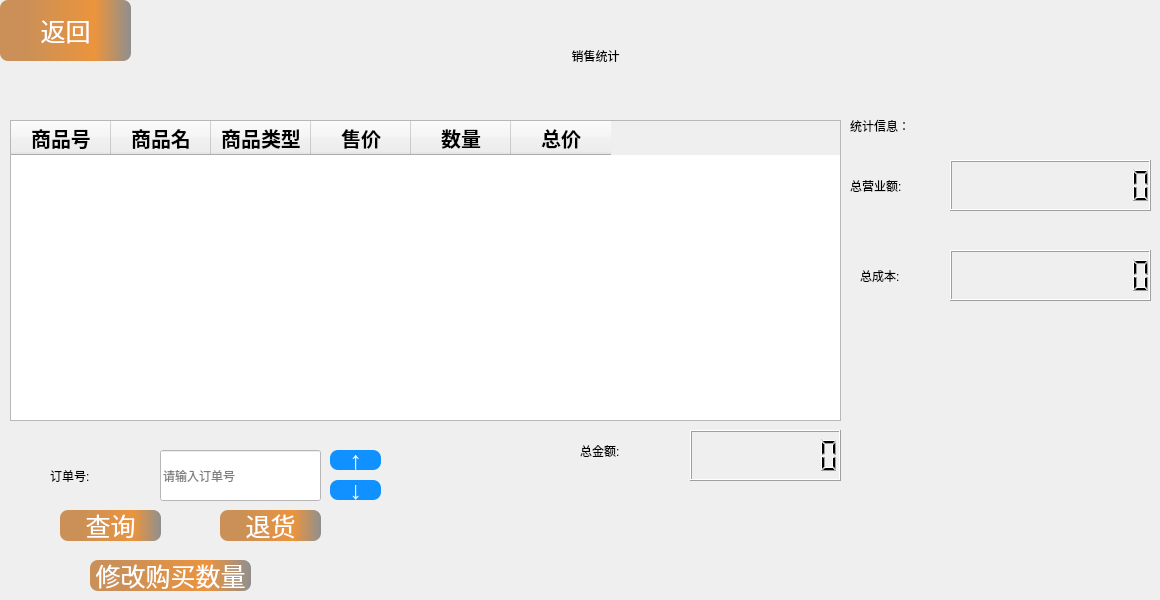
      <widget class="QWidget" name="saleStatPg">
       <widget class="QPushButton" name="backBtn_3">
        <property name="geometry">
         <rect>
          <x>0</x>
          <y>0</y>
          <width>131</width>
          <height>61</height>
         </rect>
        </property>
        <property name="styleSheet">
         <string notr="true">background-color: qlineargradient(spread:pad, x1:0, y1:0, x2:1, y2:0, stop:0.189944 rgba(202, 144, 87, 255), stop:0.726257 rgba(235, 148, 61, 255), stop:1 rgba(143, 143, 143, 255));
font: 9pt &quot;楷体&quot;;
font-size:25px;
color: rgb(255, 255, 255);
border:none;
border-radius:8px</string>
        </property>
        <property name="text">
         <string>返回</string>
        </property>
       </widget>
       <widget class="QTableWidget" name="comTabRec">
        <property name="geometry">
         <rect>
          <x>10</x>
          <y>120</y>
          <width>831</width>
          <height>301</height>
         </rect>
        </property>
        <property name="styleSheet">
         <string notr="true">.QTableWidget
{
	color: rgb(255, 255, 255);
font: 17pt &quot;楷体&quot;;
}</string>
        </property>
        <column>
         <property name="text">
          <string>商品号</string>
         </property>
         <property name="font">
          <font>
           <family>楷体</family>
           <pointsize>15</pointsize>
           <bold>true</bold>
           <kerning>true</kerning>
          </font>
         </property>
        </column>
        <column>
         <property name="text">
          <string>商品名</string>
         </property>
         <property name="font">
          <font>
           <family>楷体</family>
           <pointsize>15</pointsize>
           <bold>true</bold>
          </font>
         </property>
        </column>
        <column>
         <property name="text">
          <string>商品类型</string>
         </property>
         <property name="font">
          <font>
           <family>楷体</family>
           <pointsize>15</pointsize>
           <bold>true</bold>
          </font>
         </property>
        </column>
        <column>
         <property name="text">
          <string>售价</string>
         </property>
         <property name="font">
          <font>
           <family>楷体</family>
           <pointsize>15</pointsize>
           <bold>true</bold>
          </font>
         </property>
        </column>
        <column>
         <property name="text">
          <string>数量</string>
         </property>
         <property name="font">
          <font>
           <family>楷体</family>
           <pointsize>15</pointsize>
           <bold>true</bold>
          </font>
         </property>
        </column>
        <column>
         <property name="text">
          <string>总价</string>
         </property>
         <property name="font">
          <font>
           <family>楷体</family>
           <pointsize>15</pointsize>
           <bold>true</bold>
          </font>
         </property>
        </column>
       </widget>
       <widget class="QLabel" name="label_9">
        <property name="geometry">
         <rect>
          <x>50</x>
          <y>460</y>
          <width>91</width>
          <height>31</height>
         </rect>
        </property>
        <property name="styleSheet">
         <string notr="true">font: 18pt &quot;楷体&quot;;</string>
        </property>
        <property name="text">
         <string>订单号:</string>
        </property>
       </widget>
       <widget class="QLineEdit" name="trIdEdit">
        <property name="geometry">
         <rect>
          <x>160</x>
          <y>450</y>
          <width>161</width>
          <height>51</height>
         </rect>
        </property>
        <property name="styleSheet">
         <string notr="true">background-color: rgb(255, 255, 255);
color: rgb(0, 0, 0);
font: 16pt &quot;楷体&quot;;</string>
        </property>
        <property name="text">
         <string/>
        </property>
        <property name="placeholderText">
         <string>请输入订单号</string>
        </property>
       </widget>
       <widget class="QPushButton" name="searchBtn">
        <property name="geometry">
         <rect>
          <x>60</x>
          <y>510</y>
          <width>101</width>
          <height>31</height>
         </rect>
        </property>
        <property name="styleSheet">
         <string notr="true">background-color: qlineargradient(spread:pad, x1:0, y1:0, x2:1, y2:0, stop:0.189944 rgba(202, 144, 87, 255), stop:0.726257 rgba(235, 148, 61, 255), stop:1 rgba(143, 143, 143, 255));
font: 9pt &quot;楷体&quot;;
font-size:25px;
color: rgb(255, 255, 255);
border:none;
border-radius:8px</string>
        </property>
        <property name="text">
         <string>查询</string>
        </property>
       </widget>
       <widget class="QPushButton" name="changeBtn">
        <property name="geometry">
         <rect>
          <x>90</x>
          <y>560</y>
          <width>161</width>
          <height>31</height>
         </rect>
        </property>
        <property name="styleSheet">
         <string notr="true">background-color: qlineargradient(spread:pad, x1:0, y1:0, x2:1, y2:0, stop:0.189944 rgba(202, 144, 87, 255), stop:0.726257 rgba(235, 148, 61, 255), stop:1 rgba(143, 143, 143, 255));
font: 9pt &quot;楷体&quot;;
font-size:25px;
color: rgb(255, 255, 255);
border:none;
border-radius:8px</string>
        </property>
        <property name="text">
         <string>修改购买数量</string>
        </property>
       </widget>
       <widget class="QPushButton" name="returnBtn_2">
        <property name="geometry">
         <rect>
          <x>220</x>
          <y>510</y>
          <width>101</width>
          <height>31</height>
         </rect>
        </property>
        <property name="styleSheet">
         <string notr="true">background-color: qlineargradient(spread:pad, x1:0, y1:0, x2:1, y2:0, stop:0.189944 rgba(202, 144, 87, 255), stop:0.726257 rgba(235, 148, 61, 255), stop:1 rgba(143, 143, 143, 255));
font: 9pt &quot;楷体&quot;;
font-size:25px;
color: rgb(255, 255, 255);
border:none;
border-radius:8px</string>
        </property>
        <property name="text">
         <string>退货</string>
        </property>
       </widget>
       <widget class="QLabel" name="label_10">
        <property name="geometry">
         <rect>
          <x>580</x>
          <y>430</y>
          <width>151</width>
          <height>41</height>
         </rect>
        </property>
        <property name="styleSheet">
         <string notr="true">font: 18pt &quot;楷体&quot;;</string>
        </property>
        <property name="text">
         <string>总金额:</string>
        </property>
       </widget>
       <widget class="QLabel" name="label_11">
        <property name="geometry">
         <rect>
          <x>390</x>
          <y>10</y>
          <width>411</width>
          <height>91</height>
         </rect>
        </property>
        <property name="styleSheet">
         <string notr="true">font: 36pt &quot;楷体&quot;;</string>
        </property>
        <property name="text">
         <string>销售统计</string>
        </property>
        <property name="alignment">
         <set>Qt::AlignCenter</set>
        </property>
       </widget>
       <widget class="QLabel" name="label_13">
        <property name="geometry">
         <rect>
          <x>850</x>
          <y>110</y>
          <width>121</width>
          <height>31</height>
         </rect>
        </property>
        <property name="styleSheet">
         <string notr="true">font: 18pt &quot;楷体&quot;;</string>
        </property>
        <property name="text">
         <string>统计信息：</string>
        </property>
       </widget>
       <widget class="QLabel" name="label_14">
        <property name="geometry">
         <rect>
          <x>850</x>
          <y>170</y>
          <width>91</width>
          <height>31</height>
         </rect>
        </property>
        <property name="styleSheet">
         <string notr="true">font: 14pt &quot;楷体&quot;;</string>
        </property>
        <property name="text">
         <string>总营业额:</string>
        </property>
       </widget>
       <widget class="QLabel" name="label_15">
        <property name="geometry">
         <rect>
          <x>860</x>
          <y>260</y>
          <width>91</width>
          <height>31</height>
         </rect>
        </property>
        <property name="styleSheet">
         <string notr="true">font: 14pt &quot;楷体&quot;;</string>
        </property>
        <property name="text">
         <string>总成本:</string>
        </property>
       </widget>
       <widget class="QLCDNumber" name="totalMoneyLcd">
        <property name="geometry">
         <rect>
          <x>690</x>
          <y>430</y>
          <width>151</width>
          <height>51</height>
         </rect>
        </property>
        <property name="digitCount">
         <number>8</number>
        </property>
       </widget>
       <widget class="QLCDNumber" name="sumRevenLcd">
        <property name="geometry">
         <rect>
          <x>950</x>
          <y>160</y>
          <width>201</width>
          <height>51</height>
         </rect>
        </property>
        <property name="digitCount">
         <number>11</number>
        </property>
       </widget>
       <widget class="QLCDNumber" name="sumCostLcd">
        <property name="geometry">
         <rect>
          <x>950</x>
          <y>250</y>
          <width>201</width>
          <height>51</height>
         </rect>
        </property>
        <property name="digitCount">
         <number>11</number>
        </property>
       </widget>
       <widget class="QPushButton" name="nextBtn">
        <property name="geometry">
         <rect>
          <x>330</x>
          <y>480</y>
          <width>51</width>
          <height>20</height>
         </rect>
        </property>
        <property name="styleSheet">
         <string notr="true">background-color: rgb(17, 145, 255);
color: rgb(255, 255, 255);
font: 1pt &quot;楷体&quot;;
font-size:25px;

border:none;
border-radius:8px</string>
        </property>
        <property name="text">
         <string>↓</string>
        </property>
       </widget>
       <widget class="QPushButton" name="lastBtn">
        <property name="geometry">
         <rect>
          <x>330</x>
          <y>450</y>
          <width>51</width>
          <height>20</height>
         </rect>
        </property>
        <property name="styleSheet">
         <string notr="true">background-color: rgb(17, 145, 255);
color: rgb(255, 255, 255);
font: 1pt &quot;楷体&quot;;
font-size:25px;

border:none;
border-radius:8px</string>
        </property>
        <property name="text">
         <string>↑</string>
        </property>
       </widget>
      </widget>
